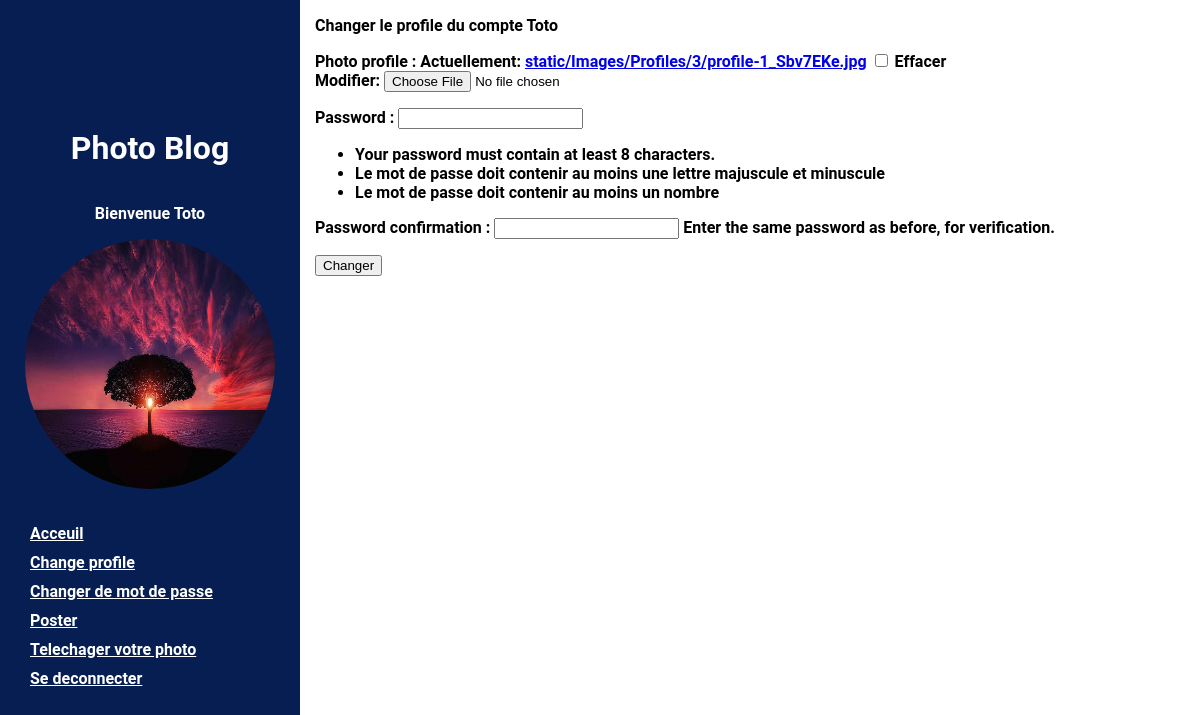
/change-profile (signed in), run on the app's committed database.
### authentification/models.py (models this page shows)
class User(AbstractUser):
    CREATOR = "CREATOR"
    SUSBCRIBER = "SUSCRIBER"
    ROLE_choices = (
        (CREATOR, "creator"),
        (SUSBCRIBER, "susbcriber")
    )
    profile_photo = models.ImageField(upload_to=user_profile_path, verbose_name="Photo profile",
                                      null=True, blank=True)
    role = models.CharField(max_length=30, choices=ROLE_choices, verbose_name="Rôle")

### blog/views.py (the view)
# urls.py: path("change-profile", change_profile, name="change-profile"),
@login_required
def change_profile(request):
    form = PhotoprofileUser(instance=request.user)
    if request.method == "POST":
        form = PhotoprofileUser(request.POST, request.FILES, instance=request.user)
        if form.is_valid():
            form.save()
            return redirect('home')
    return render(request, 'blog/change-profile.html', context={
        "form": form
    })

### authentification/forms.py
class PhotoprofileUser(UserCreationForm):
    class Meta:
        model = get_user_model()
        fields = ("profile_photo",)

### authentification/validators.py (called while the page is built)
    def get_help_text(self):
        return "Le mot de passe doit contenir au moins une lettre majuscule et minuscule"

    def get_help_text(self):
        return "Le mot de passe doit contenir au moins un nombre"

### templates/blog/change-profile.html (shortened to what this page needs)
{% extends 'base.html' %}
{% block css %}
{% load static %}
    <link rel="stylesheet" href="{% static 'CSS/main.css' %}">
{% endblock %}
{% block content %}
<main>
    {% include "SiderBar.html" %}
    <div class="content">
        <p>Changer le profile du compte {{ request.user.username }}</p>
        <form method="post" enctype="multipart/form-data">
            {{ form.as_p }}
        <button type="submit">Changer</button>
        </form>
    </div>
</main>
{% endblock %}

### templates/SiderBar.html (shortened to what this page needs)
    <div class="sidebar">
        <h1>Photo Blog</h1>
        <p>Bienvenue {{ request.user }}</p>
        {% if request.user.profile_photo %}
        <img src="{{ request.user.profile_photo.url }}" alt="profile" >
        {% else %}
            {% load static %}
        {% endif %}
        <div class="config">
            <a href="{% url 'home' %}">Acceuil</a>
            <a href="{% url 'change-profile' %}">Change profile</a>
            <a href="{% url 'changepassord' %}">Changer de mot de passe</a>
            <a href="{% url 'blog-photo-upload' %}">Poster</a>
            <a href="{% url 'photo-uploader' %}">Telechager votre photo</a>
            <a href="{% url 'se-deconnecter' %}">Se deconnecter</a>
        </div>
    </div>

### static/CSS/main.css (style rules this page uses)
* { box-sizing: border-box; }
body { font-size: 16px; font-family: "Roboto", "Lucida Grande", "DejaVu Sans", "Bitstream Vera Sans", Verdana, Arial, sans-serif; font-weight: bold; margin: 0; padding: 0; }
main { display: flex; flex-flow: row; }
.sidebar { width: 25%; height: 100vh !important; display: flex; flex-flow: column; background-color: #071e53; margin: 0; padding: 0; justify-content: center; justify-items: center; padding: 0 20px; color: white; text-align: center; position: fixed; z-index: 9999; }
.sidebar img { width: 250px; height: 250px; border-radius: 50%; margin-bottom: 30px; margin-right: auto; margin-left: auto; }
.content { padding-left: 20px; width: 75%; margin-left: auto; margin-right: 5px; }
.config { display: flex; flex-flow: column; text-align: left; color: white; }
.config a { margin: 5px 10px; color: white; }

### data on the page
User: user "Toto", user.profile_photo (picture), user.username "Toto"
